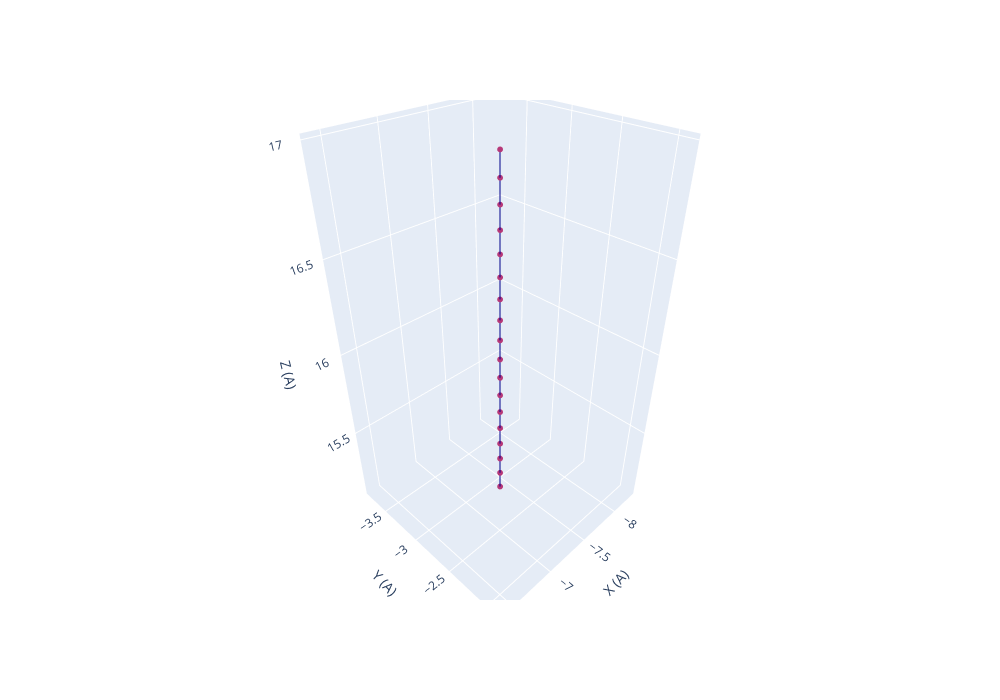

Notebook code cell kept with this figure:
### Code cell
fig = go.Figure(
        data=go.Scatter3d(
            x=df['x'], 
            y=df['y'], 
            z=df['z'], 
            marker=dict(
                size=2,
                color=df['KE/TE_i'],
                colorscale='magma'
                ),
            line=dict(
                color='darkblue',
                width=2
                )
            )
        )

fig.update_layout(
    width=1000, 
    height=700, 
    scene = dict( 
        xaxis_title='X (A)',
        yaxis_title='Y (A)',
        zaxis_title='Z (A)'
        ),
    margin=dict(
        r=0, 
        b=100, 
        l=0, 
        t=100
        ),
    plot_bgcolor='white'
    )

fig.show()

### Figure 1 — Plotly figure (JSON) as saved in the notebook; plotly's stock layout.template omitted (floating-point values rounded to 4 significant figures)
{"data": [{"line": {"color": "darkblue", "width": 2}, "marker": {"color": [1, 1, 1, 1, 1, 1, 1, 1, 1, 1, 1, 1, 1, 1, 1, 1, 1, 1], "colorscale": [[0, "#000004"], [0.1111, "#180f3d"], [0.2222, "#440f76"], [0.3333, "#721f81"], [0.4444, "#9e2f7f"], [0.5556, "#cd4071"], [0.6667, "#f1605d"], [0.7778, "#fd9668"], [0.8889, "#feca8d"], [1, "#fcfdbf"]], "size": 2}, "type": "scatter3d", "x": [-7.336, -7.336, -7.336, -7.336, -7.336, -7.336, -7.336, -7.336, -7.336, -7.336, -7.336, -7.336, -7.336, -7.336, -7.336, -7.336, -7.336, -7.336], "y": [-2.834, -2.834, -2.834, -2.834, -2.834, -2.834, -2.834, -2.834, -2.834, -2.834, -2.834, -2.834, -2.834, -2.834, -2.834, -2.834, -2.834, -2.834], "z": [16.96, 16.85, 16.75, 16.64, 16.53, 16.42, 16.31, 16.2, 16.09, 15.98, 15.87, 15.76, 15.65, 15.54, 15.43, 15.32, 15.21, 15.1]}], "layout": {"height": 700, "margin": {"b": 100, "l": 0, "r": 0, "t": 100}, "plot_bgcolor": "white", "scene": {"xaxis": {"title": {"text": "X (A)"}}, "yaxis": {"title": {"text": "Y (A)"}}, "zaxis": {"title": {"text": "Z (A)"}}}, "width": 1000}}
